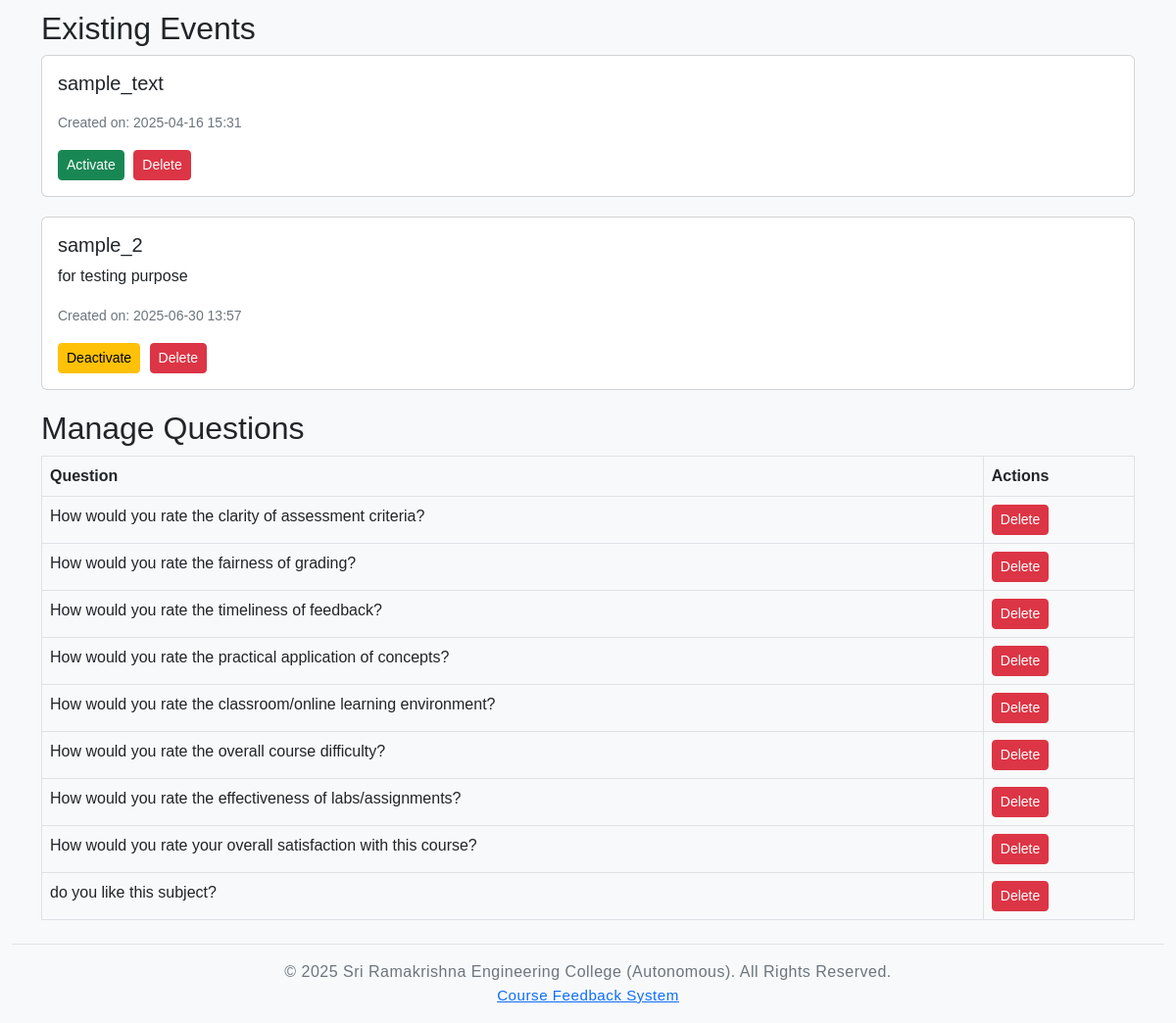
The app's page /admin/events (signed in, lower part), older data.
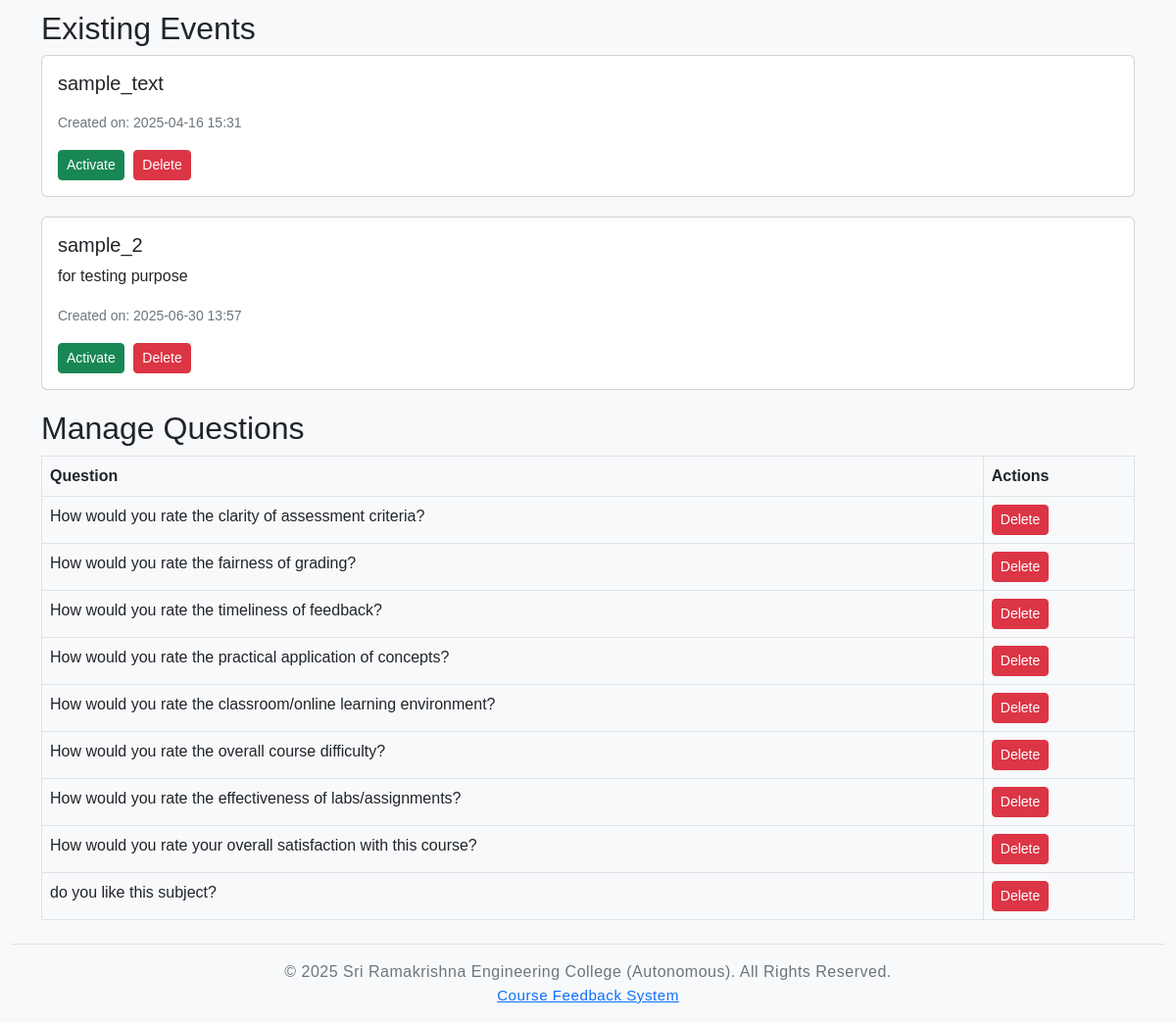
The same page, newer data.
### models.py (models this page shows, shortened)
class Event(db.Model):
    id = db.Column(db.Integer, primary_key=True)
    title = db.Column(db.String(100), nullable=False)
    description = db.Column(db.Text)
    warning_message = db.Column(db.Text, default='This feedback is for the specified class only.')
    is_active = db.Column(db.Boolean, default=False)
    created_at = db.Column(db.DateTime, default=datetime.utcnow)
    is_deleted = db.Column(db.Boolean, default=False)
    feedback_responses = db.relationship('FeedbackResponse', backref='event', lazy=True)

### routes/admin_routes.py (the view, shortened to what this page needs)
@admin_bp.route('/events', methods=['GET', 'POST'])
@login_required
def manage_events():
    if not current_user.is_admin:
        flash('Access denied. You must be an admin.', 'danger')
        return redirect(url_for('admin.login'))
    from models import Question
    events = safe_filter(Event.query).all()
    questions = Question.query.all()
    return render_template('admin/manage_events.html', events=events, questions=questions)

### models.py (called while the page is built)
@login_manager.user_loader
def load_user(user_id):
    return User.query.get(int(user_id))

### routes/admin_routes.py (called while the page is built)
def safe_filter(query_obj):
    try:
        entity = query_obj.column_descriptions[0]['entity']
        inspector = inspect(db.engine)
        columns = [col['name'] for col in inspector.get_columns(entity.__tablename__)]
        if 'is_deleted' in columns:
            return query_obj.filter_by(is_deleted=False)
    except Exception:
        pass
    return query_obj

### templates/admin/manage_events.html (shortened to what this page needs)
{% extends "base.html" %}
{% block styles %}
<link rel="stylesheet" href="{{ url_for('static', filename='css/admin.css') }}">
{% endblock %}
{% block content %}
<div class="container my-4">
  <h2>Existing Events</h2>
  {% if events %}
    {% for event in events %}
      <div class="card event-card">
        <div class="card-body">
          <h5 class="card-title">{{ event.title }}</h5>
          <p class="card-text">{{ event.description }}</p>
          <p class="card-text"><small class="text-muted">Created on: {{ event.created_at.strftime('%Y-%m-%d %H:%M') }}</small></p>
          <div class="event-actions">
            <form action="{{ url_for('admin.manage_events') }}" method="post">
              {% if event.is_active %}
                <button type="submit" class="btn btn-warning btn-sm">Deactivate</button>
              {% else %}
                <button type="submit" class="btn btn-success btn-sm">Activate</button>
              {% endif %}
            </form>
            <form action="{{ url_for('admin.manage_events') }}" method="post" onsubmit="return confirm('Are you sure you want to delete this event?');">
              <button type="submit" class="btn btn-danger btn-sm">Delete</button>
            </form>
          </div>
        </div>
      </div>
    {% endfor %}
  {% else %}
    <div class="alert alert-info">No events found</div>
  {% endif %}
  <h2>Manage Questions</h2>
  {% if questions %}
    <table class="table table-bordered">
      <thead>
        <tr>
          <th>Question</th>
          <th>Actions</th>
        </tr>
      </thead>
      <tbody>
        {% for question in questions %}
          <tr>
            <td>{{ question.text }}</td>
            <td>
              <form action="{{ url_for('admin.delete_question', question_id=question.id) }}" method="post" onsubmit="return confirm('Delete this question?');">
                <button type="submit" class="btn btn-danger btn-sm">Delete</button>
              </form>
            </td>
          </tr>
        {% endfor %}
      </tbody>
    </table>
  {% else %}
    <div class="alert alert-info">No questions found</div>
  {% endif %}
</div>
{% endblock %}

Row changes from the older to the newer data that the page shows:
changed Event "sample_2": is_active "Deactivate" → "Activate"
